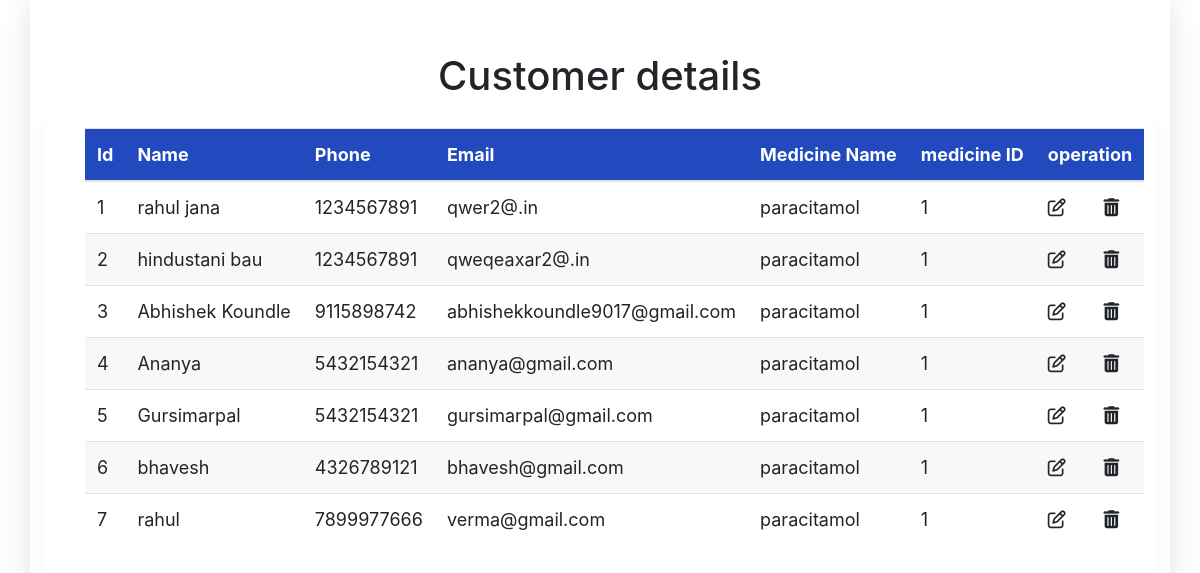
The page /customer1.php on the database its author committed.
### tables this page shows
CREATE TABLE `customer` (
  `cust_id` int(11) NOT NULL,
  `m_id` int(11) NOT NULL,
  `cust_name` varchar(45) NOT NULL,
  `phone` varchar(45) NOT NULL,
  `email` varchar(45) NOT NULL,
  `medicine_name` varchar(45) NOT NULL
);

### customer1.php (the view, shortened to what this page needs)
<!DOCTYPE html>
<html>
<head>
	<link rel="stylesheet" href="https://cdn.jsdelivr.net/npm/bootstrap@4.6.0/dist/css/bootstrap.min.css">
  <link rel="stylesheet" href="styling.css">
</head>
<body>
<div class="main-div container">
	<h1> Customer details</h1>
	<div class="main__table">
		<div class="table">
			<table>
				<thead>
				<tr>
				<th> Id</th>
				<th> Name</th>
				<th> Phone</th>
				<th> Email</th>
				<th> Medicine Name</th>
				<th> medicine ID </th>
				<th colspan="2"> operation</th>
			</tr>
		 </thead>
		 <tbody>
		 	<?php
                   include 'connection.php';
                   $selectquery="select * from customer ";
                   $query=mysqli_query($con,$selectquery);
                   while($res=mysqli_fetch_array($query)){
	               ?>
	               <tr>
		 		<td> <?php echo $res['cust_id'] ; ?> </td>
		 		<td> <?php echo $res['cust_name'] ;?>  </td>
		 		<td> <?php echo $res['phone'] ; ?> </td>
		 		<td> <?php echo $res['email'] ; ?> </td>
		 		<td> <?php echo $res['medicine_name'] ; ?> </td>
		 		<td> <?php echo $res['m_id'] ; ?> </td>
		 		<td> <i class="fa fa-edit" aria-hidden="true"></i> </td>
		 		<td> <i class="fa fa-trash" aria-hidden="true"></i></td>
		 	</tr>
		 	<?php
                   }
                   ?>
		 </tbody>
			</table>
	</div>
</div>
</body>
</html>

### styling.css (style rules this page uses)
*, *::before, *::after { margin: 0; padding: 0; -webkit-box-sizing: border-box; box-sizing: border-box; }
.main-div { -webkit-box-shadow: 0 0.15rem 1.75rem 0 rgba(58, 59, 69, 0.15); box-shadow: 0 0.15rem 1.75rem 0 rgba(58, 59, 69, 0.15); overflow-x: auto; width:100%; height:100vh; display:flex; flex-direction:column; justify-content:center; align-items:center; }
.main__table { font-size: 18px; font-weight: 400; width:100%; height:80vh; padding:20px 0 0 40px; box-shadow:0 10px 20px 0 rgba(0,0,0,.03); }
.main__table .table th { color: #ffffff; background: #224abe; }
.main__table .table tr:nth-child(even) { background: #f8f8f8; }

### rows shown on the page
customer: cust_id "1", cust_name "rahul jana", phone "1234567891", email "qwer2@.in", medicine_name "paracitamol", m "1"
customer: cust_id "2", cust_name "hindustani bau", phone "1234567891", email "qweqeaxar2@.in", medicine_name "paracitamol", m "1"
customer: cust_id "3", cust_name "Abhishek Koundle", phone "9115898742", email "abhishekkoundle9017@gmail.com", medicine_name "paracitamol", m "1"
customer: cust_id "4", cust_name "Ananya", phone "5432154321", email "ananya@gmail.com", medicine_name "paracitamol", m "1"
customer: cust_id "5", cust_name "Gursimarpal", phone "5432154321", email "gursimarpal@gmail.com", medicine_name "paracitamol", m "1"
customer: cust_id "6", cust_name "bhavesh", phone "4326789121", email "bhavesh@gmail.com", medicine_name "paracitamol", m "1"
customer: cust_id "7", cust_name "rahul", phone "7899977666", email "verma@gmail.com", medicine_name "paracitamol", m "1"
